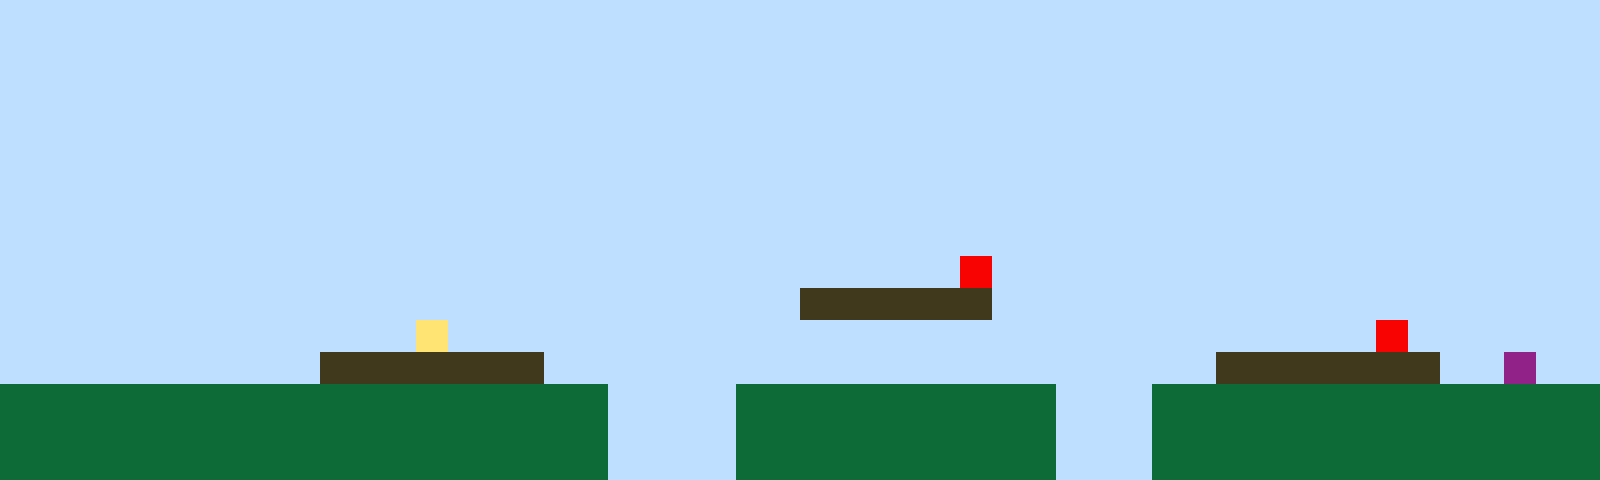

This game map was drawn from its Tiled (.tmx) file and the tilesets committed beside it. A one-line description and the full map source follow:
An orthogonal 50x15 tile map with 32x32 px tiles, 1 tile layer (Tile Layer 1).

<map version="1.10" tiledversion="1.11.2" orientation="orthogonal" renderorder="right-up" width="50" height="15" tilewidth="32" tileheight="32" infinite="0" nextlayerid="2" nextobjectid="1"><editorsettings><export target="map1.csv" format="csv" /></editorsettings><tileset firstgid="1" name="sprites" tilewidth="32" tileheight="32" tilecount="6" columns="3"><image source="sprites.png" width="96" height="64" /></tileset><layer id="1" name="Tile Layer 1" width="50" height="15"><data encoding="csv">1,1,1,1,1,1,1,1,1,1,1,1,1,1,1,1,1,1,1,1,1,1,1,1,1,1,1,1,1,1,1,1,1,1,1,1,1,1,1,1,1,1,1,1,1,1,1,1,1,1,1,1,1,1,1,1,1,1,1,1,1,1,1,1,1,1,1,1,1,1,1,1,1,1,1,1,1,1,1,1,1,1,1,1,1,1,1,1,1,1,1,1,1,1,1,1,1,1,1,1,1,1,1,1,1,1,1,1,1,1,1,1,1,1,1,1,1,1,1,1,1,1,1,1,1,1,1,1,1,1,1,1,1,1,1,1,1,1,1,1,1,1,1,1,1,1,1,1,1,1,1,1,1,1,1,1,1,1,1,1,1,1,1,1,1,1,1,1,1,1,1,1,1,1,1,1,1,1,1,1,1,1,1,1,1,1,1,1,1,1,1,1,1,1,1,1,1,1,1,1,1,1,1,1,1,1,1,1,1,1,1,1,1,1,1,1,1,1,1,1,1,1,1,1,1,1,1,1,1,1,1,1,1,1,1,1,1,1,1,1,1,1,1,1,1,1,1,1,1,1,1,1,1,1,1,1,1,1,1,1,1,1,1,1,1,1,1,1,1,1,1,1,1,1,1,1,1,1,1,1,1,1,1,1,1,1,1,1,1,1,1,1,1,1,1,1,1,1,1,1,1,1,1,1,1,1,1,1,1,1,1,1,1,1,1,1,1,1,1,1,1,1,1,1,1,1,1,1,1,1,1,1,1,1,1,1,1,1,1,1,1,1,1,1,1,1,1,1,1,1,1,1,1,1,1,1,1,1,1,1,1,1,1,1,1,1,1,1,1,1,1,1,1,1,1,1,1,1,1,1,1,1,1,1,1,1,1,1,1,1,1,1,1,1,1,1,1,1,1,1,1,1,1,1,1,1,1,1,1,1,1,1,1,1,1,1,1,1,1,1,1,1,1,1,1,1,1,1,1,1,5,1,1,1,1,1,1,1,1,1,1,1,1,1,1,1,1,1,1,1,1,1,1,1,1,1,1,1,1,1,1,1,1,1,1,1,1,1,1,1,1,1,1,1,1,3,3,3,3,3,3,1,1,1,1,1,1,1,1,1,1,1,1,1,1,1,1,1,1,1,1,1,1,1,1,1,1,1,1,1,1,1,1,4,1,1,1,1,1,1,1,1,1,1,1,1,1,1,1,1,1,1,1,1,1,1,1,1,1,1,1,1,1,5,1,1,1,1,1,1,1,1,1,1,1,1,1,1,1,1,3,3,3,3,3,3,3,1,1,1,1,1,1,1,1,1,1,1,1,1,1,1,1,1,1,1,1,1,3,3,3,3,3,3,3,1,1,6,1,1,2,2,2,2,2,2,2,2,2,2,2,2,2,2,2,2,2,2,2,1,1,1,1,2,2,2,2,2,2,2,2,2,2,1,1,1,2,2,2,2,2,2,2,2,2,2,2,2,2,2,2,2,2,2,2,2,2,2,2,2,2,2,2,2,2,2,2,2,2,1,1,1,1,2,2,2,2,2,2,2,2,2,2,1,1,1,2,2,2,2,2,2,2,2,2,2,2,2,2,2,2,2,2,2,2,2,2,2,2,2,2,2,2,2,2,2,2,2,2,1,1,1,1,2,2,2,2,2,2,2,2,2,2,1,1,1,2,2,2,2,2,2,2,2,2,2,2,2,2,2</data></layer></map>
